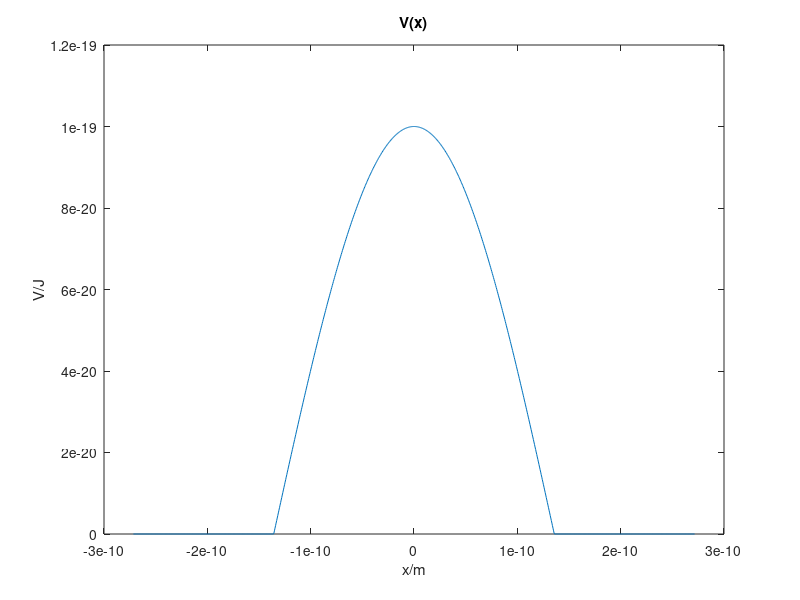
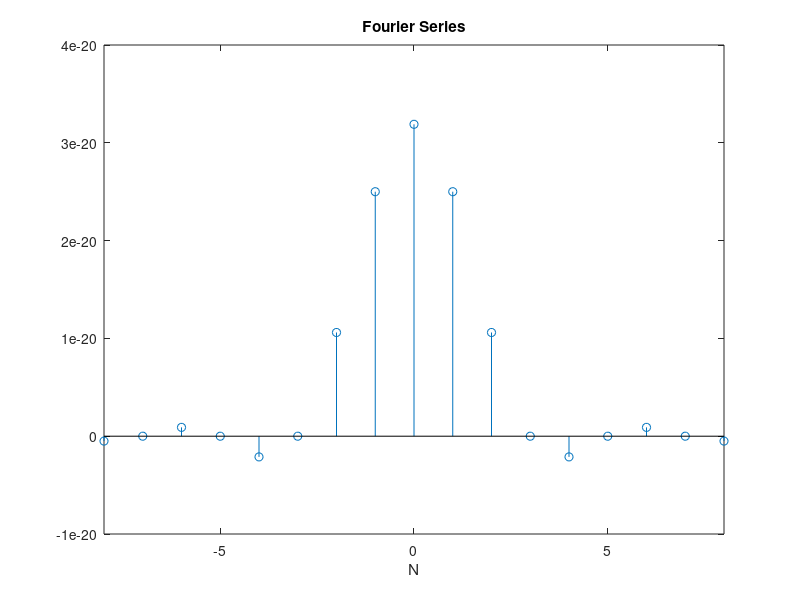
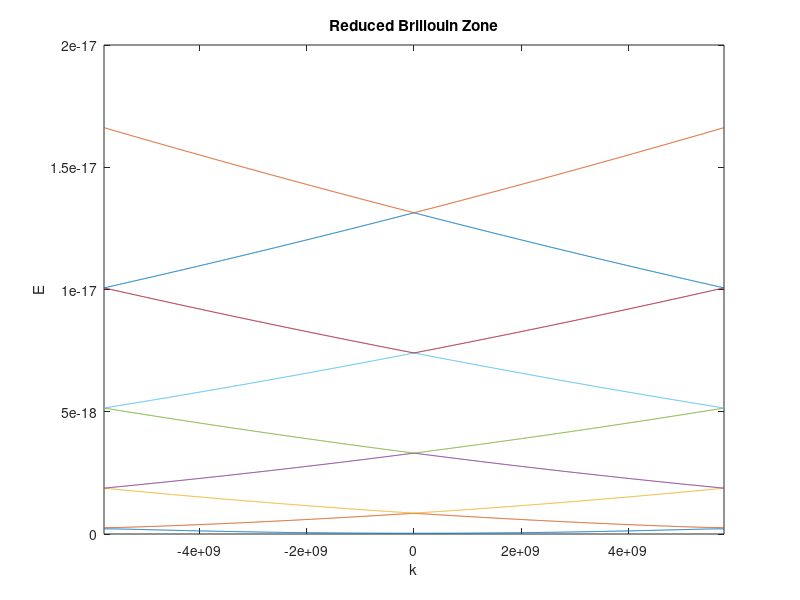
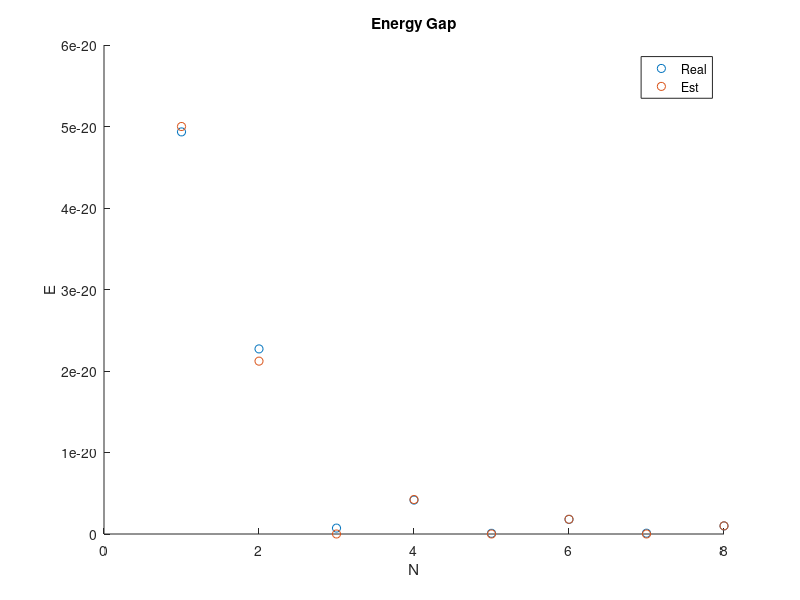

The MATLAB source for these figures, in order:
clear all; close all; clc;

a = 5.43e-10;
m0 = 9.1e-31;
h = 6.63e-34;

V = @(x)1e-19 * cos(2 * pi / a .* x) .* (x >= -a / 4 & x <= a / 4);

x = linspace(-a / 2, a / 2, 1000);
plot(x, V(x));
title('V(x)');
xlabel('x/m');
ylabel('V/J');

N = 8;  % for simplicity, let N be an even integer.
assert(mod(N, 2) == 0);
VN = zeros(1, 2 * N + 1);
for i = 1: 1: 2 * N + 1
    n = i - N - 1;
    VN(i) = real(integral(@(x)V(x) .* exp(-1j * n .* x * 2 * pi / a), -a / 2, a / 2) / a);
end
figure(2);
stem(-N: N, VN);
xlim([-N, N]);
title('Fourier Series');
xlabel('N');

VN_mat = zeros(N + 1);
for i = 1: 1: N + 1
    VN_mat(i, :) = VN(N + i: -1: i);
end
cof = (h / 2 / pi) ^ 2 / 2 / m0;
sample_num = 1001;  % must be odd
assert(mod(sample_num, 2) == 1);
k0 = linspace(-pi / a, pi / a, sample_num);
eigen_E = zeros(sample_num, N + 1);
for i = 1: 1: sample_num
    kN_val = linspace(k0(i) - 2 * pi * N / 2 / a, k0(i) + 2 * pi * N / 2 / a, N + 1);
    offset_diag = diag(kN_val .^ 2 .* cof);
    eig_mat = VN_mat + offset_diag;
    eigen_E(i, :) = eig(eig_mat);
end

figure(3);
draw_num = N + 1;
assert(draw_num <= N + 1);
for i = 1: 1: draw_num
    plot(k0, eigen_E(:, i));
    xlim([k0(1), k0(end)]);
    if i ~= draw_num
        hold on;
    else
        title('Reduced Brillouin Zone');
        xlabel('k');
        ylabel('E');
    end
end

real_energy_gap = min(eigen_E(:, 2: end) - eigen_E(:, 1: end - 1), [], 1);
est_energy_gap = 2 * abs(VN(N + 2: 2 * N + 1));
figure(4)
scatter(1: 1: N, real_energy_gap);
hold on
scatter(1: 1: N, est_energy_gap);
xlim([0, N]);
legend('Real', 'Est');
title('Energy Gap');
xlabel('N');
ylabel('E');

figure(5)
title('\Delta k=0.2\pi/a')
mid = round(sample_num / 2);
delta_len = round(0.2 * pi * a  / (2 * pi * a / sample_num));
plot_idx = mid - delta_len: mid + delta_len;
plot(k0(plot_idx), eigen_E(plot_idx, 2));
hold on
plot(k0(plot_idx), eigen_E(plot_idx, 3));
legend('the 2nd Energy Band', 'the 3rd Energy Band');
